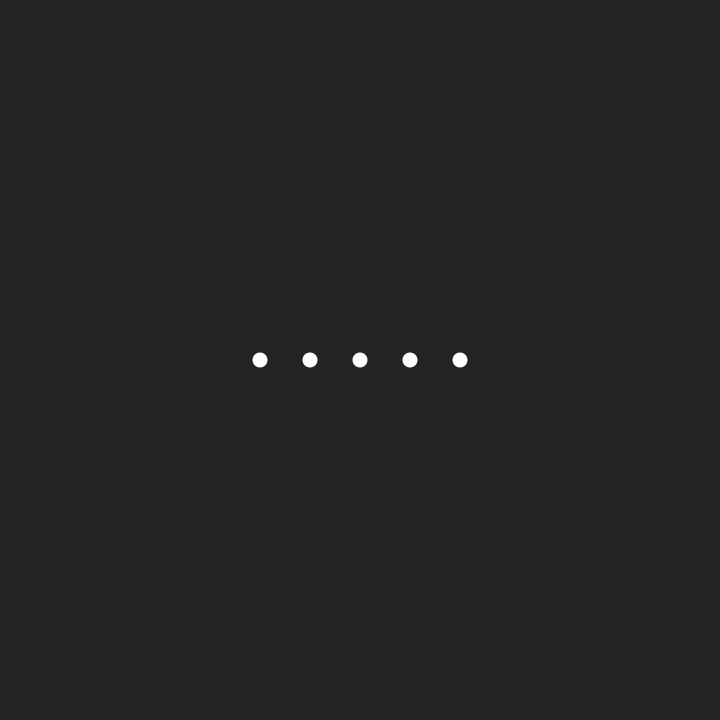
Frame 1 (no input)
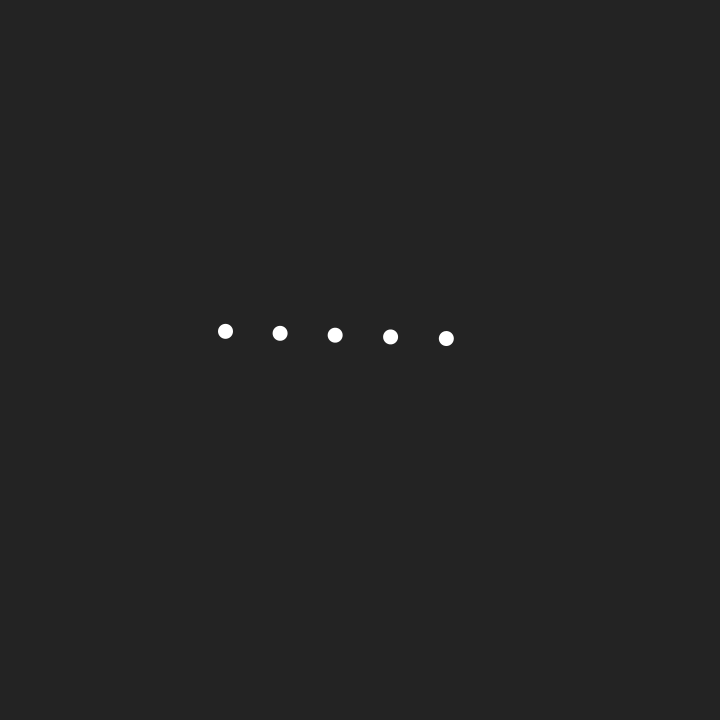
Frame 60 (the mouse pressed at the canvas centre just before this capture)
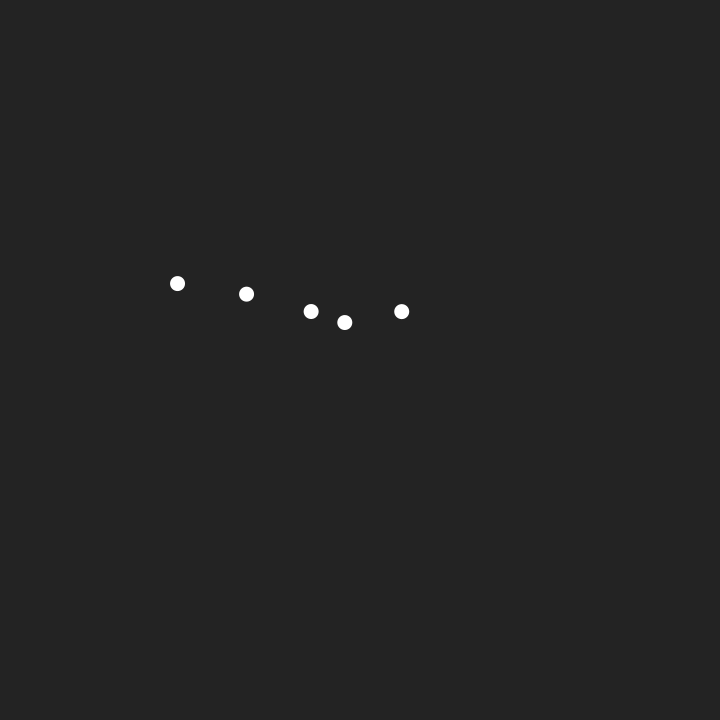
Frame 120 (the mouse held since frame 60 and released just before this capture)

The Processing sketch that drew these frames (run headless with seeded random() and noise(); from frame 60 on, the mouse is pressed at the canvas centre):

// Processing sketch: exercise_10
// ── exercise_10.pde
MouseAttractor mouse;
ArrayList<Mover> movers = new ArrayList<Mover>();

void setup() {
  size(720, 720); 
  mouse = new MouseAttractor(20, 0.6);
  
  movers.add(new Mover(new PVector((width / 2) - 100, height / 2), 1));
  movers.add(new Mover(new PVector((width / 2) - 50, height / 2), 1));
  movers.add(new Mover(new PVector(width / 2, height / 2), 1));
  movers.add(new Mover(new PVector((width / 2) + 50, height / 2), 1));
  movers.add(new Mover(new PVector((width / 2) + 100, height / 2), 1));
}

void draw() {
  background(35);
  
  for(Mover mover : movers) {
    for(Mover otherMover : movers) {
      if(movers.indexOf(mover) == movers.indexOf(otherMover)) {
        continue;
       }
       
       mover.applyForce(otherMover.repellentForce(mover));
    }
    
    mover.applyForce(mouse.gravitationalForce(mover));
    mover.update();
  }
}

// ── MouseAttractor.pde
class MouseAttractor {
  float mass;
  float G;
  
  MouseAttractor(float mass, float G) {
    this.mass = mass;
    this.G = G; 
  }
  
  PVector gravitationalForce(Mover mover) {
    PVector direction = PVector.sub(new PVector(mouseX, mouseY), mover.position);
    float distance = constrain(direction.mag(), 5, 25);
    direction.normalize();
    
    float magnitude = (this.G * this.mass * mover.mass) / pow(distance, 2);
    return direction.mult(magnitude);
  }
}

// ── Mover.pde
class Mover {
  PVector position;
  PVector velocity;
  PVector acceleration;
  float mass;
  float diameter;
  
  Mover(PVector position, float mass) {
    this.position = position; 
    this.velocity = new PVector();
    this.acceleration = new PVector(); 
    this.mass = mass;
    this.diameter = mass * 15; 
  }
  
  void applyForce(PVector force) {
    this.acceleration.add(PVector.div(force, mass));
  }
  
  PVector repellentForce(Mover mover) {
    PVector direction = PVector.sub(mover.position, this.position);
    float distance = constrain(direction.mag(), 5, 25);
    direction.normalize();
    
    float magnitude = (1.2 * this.mass * mover.mass) / pow(distance, 2);
    return direction.mult(magnitude);
  }
  
  void update() {
    this.velocity.add(this.acceleration);
    this.position.add(this.velocity);
    this.acceleration.mult(0);
    
    noStroke();
    fill(255);
    circle(this.position.x, this.position.y, this.diameter);
  }
}
